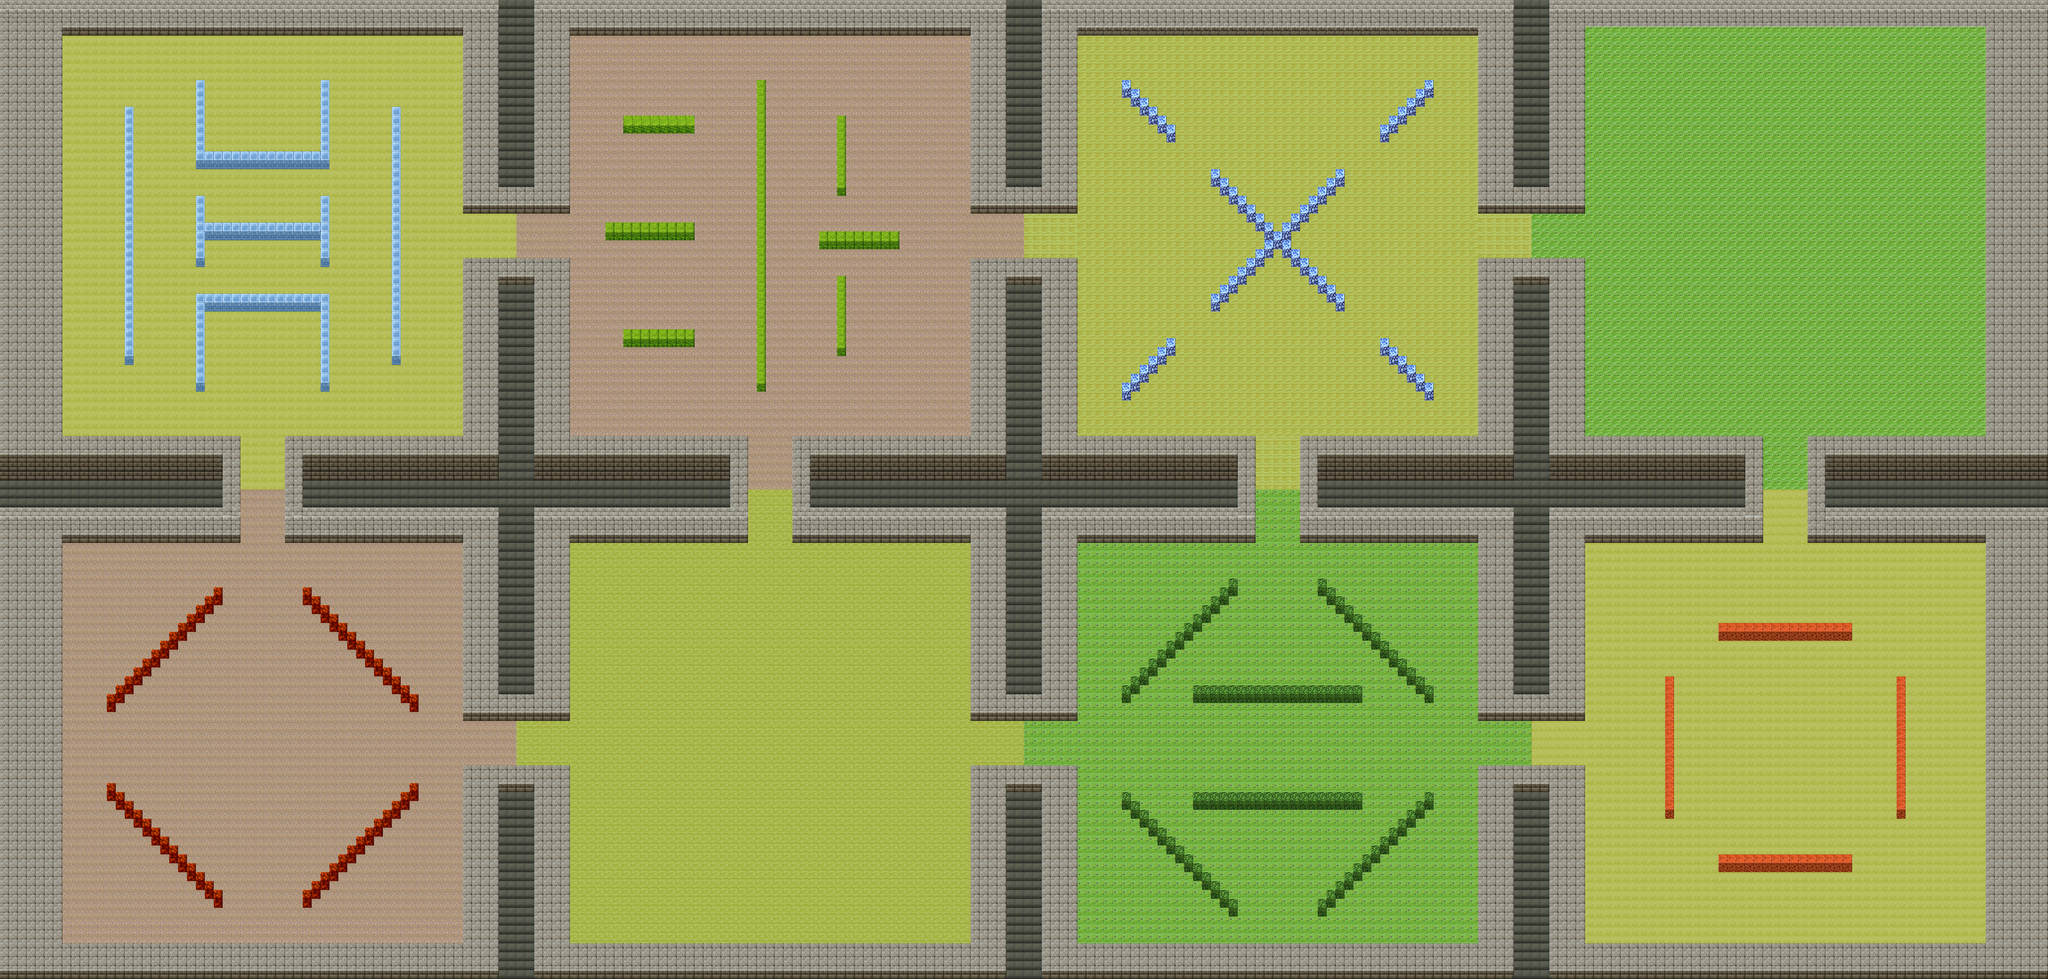

This is a level from a 2D game, rendered from its Tiled map with the project's own tilesets. A one-line summary and the map file follow, with tile-layer data summarised:
An orthogonal 230x110 tile map with 32x32 px tiles, 3 tile layers (background, mata, border), 2 tilesets and 2 objects (player1, player2).

<map version="1.0" orientation="orthogonal" renderorder="right-down" width="230" height="110" tilewidth="32" tileheight="32">
 <tileset firstgid="1" name="pic1" tilewidth="32" tileheight="32">
  <image source="pic1.png" width="512" height="968" />
 </tileset>
 <tileset firstgid="481" name="中国风rpg游戏地图元件-vx用中国风元件-TileA4_爱给网_aigei_com" tilewidth="32" tileheight="32">
  <image source="中国风rpg游戏地图元件-vx用中国风元件-TileA4_爱给网_aigei_com.png" width="512" height="480" />
 </tileset>
 <layer name="background" width="230" height="110">
  <data>[25300 cells, 16845 non-empty, 13 distinct tile ids]</data>
 </layer>
 <layer name="mata" width="230" height="110" opacity="0">
  <data>[25300 cells, 15446 non-empty, 2 distinct tile ids]</data>
 </layer>
 <layer name="border" width="230" height="110">
  <properties>
   <property name="Collidable" value="true" />
  </properties>
  <data>[25300 cells, 9254 non-empty, 22 distinct tile ids]</data>
 </layer>
 <objectgroup name="object">
  <object name="player1" x="890" y="2961" width="56" height="48" />
  <object name="player2" x="274.94" y="2585.33" width="118.182" height="109.091" />
 </objectgroup>
</map>